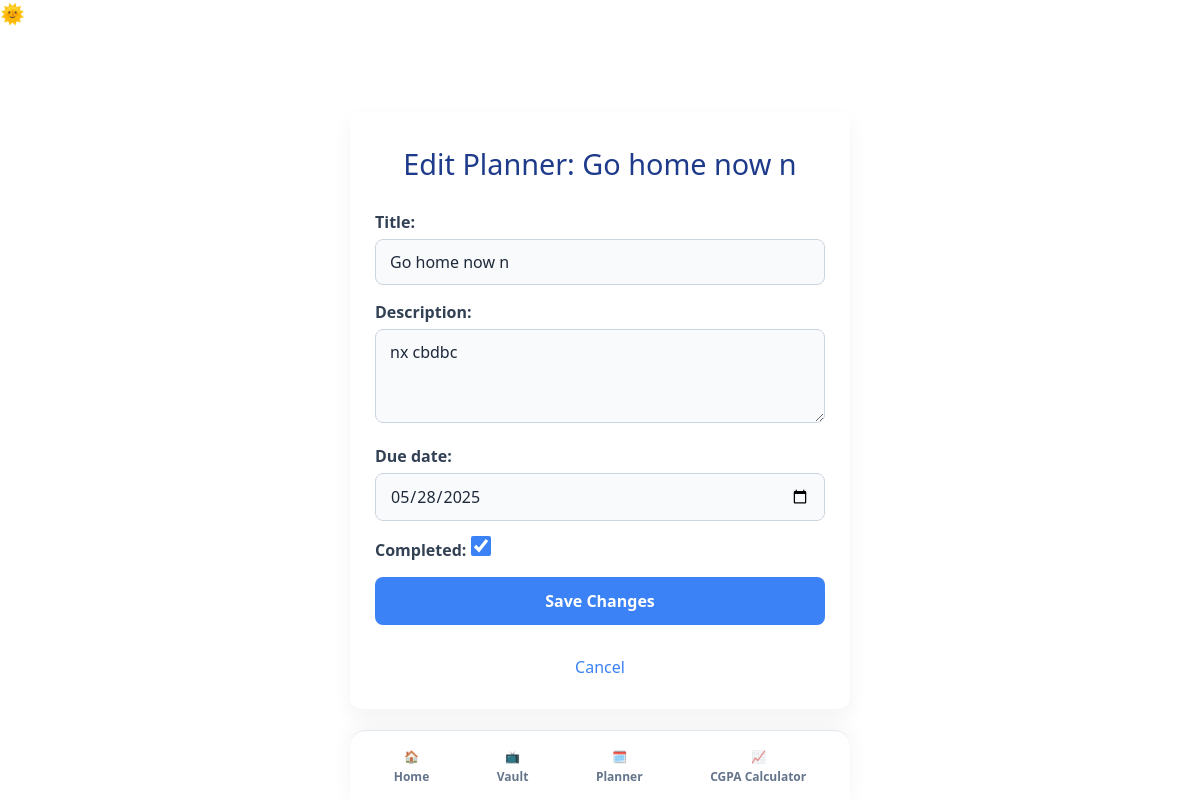
Screenshot of /planner/edit/9/ (signed in) with the database file from the repository.
### todo/models.py (models this page shows, shortened)
class Task(models.Model):
    user = models.ForeignKey(User, on_delete=models.CASCADE)
    title = models.CharField(max_length=255)
    description = models.TextField(blank=True)
    due_date = models.DateField()
    completed = models.BooleanField(default=False)
    created_at = models.DateTimeField(auto_now_add=True)

### todo/views.py (the view)
# urls.py: path('edit/<int:pk>/', views.edit_task, name='edit_task'),
@login_required
def edit_task(request, pk):
    task = Task.objects.get(id=pk, user=request.user)
    form = TaskForm(instance=task)
    if request.method == 'POST':
        form = TaskForm(request.POST, instance=task)
        if form.is_valid():
            form.save()
            return redirect('task_list')
    return render(request, 'todo/edit_task.html', {'form': form, 'task': task})

### todo/forms.py
class TaskForm(forms.ModelForm):
    class Meta:
        model = Task
        fields = ['title', 'description', 'due_date', 'completed']
        widgets = {
            'title': forms.TextInput(attrs={
                'class': 'input-field',
                'placeholder': 'Enter task title',
            }),
            'description': forms.Textarea(attrs={
                'class': 'input-field',
                'placeholder': 'Describe your task (optional)',
                'rows': 3,
            }),
            'due_date': forms.DateInput(attrs={
                'class': 'input-field',
                'type': 'date',
            }),
            'completed': forms.CheckboxInput(attrs={
                'class': 'checkbox-field',
            }),
        }

### todo/templates/todo/edit_task.html (shortened to what this page needs)
{% extends 'todo/base.html' %}
{% block content %}
<div class="edit-task-container">
  <h2>Edit Planner: {{ task.title }}</h2>
  <form method="POST">
    {{ form.as_p }}
    <button type="submit">Save Changes</button>
    <a href="{% url 'task_list' %}">Cancel</a>
  </form>
</div>
{% endblock %}

### todo/templates/todo/edit_task.html (style rules this page uses)
.input-field { width: 100%; padding: 12px 14px; margin-top: 5px; border: 2px solid #cbd5e1; border-radius: 10px; font-size: 1rem; background-color: #f9fafb; color: #1e293b; transition: border-color 0.3s ease, box-shadow 0.3s ease; }
.checkbox-field { width: 20px; height: 20px; accent-color: #3b82f6; cursor: pointer; }
textarea.input-field { resize: vertical; }
.edit-task-container { max-width: 500px; margin: 60px auto; padding: 30px 25px; background-color: #ffffff; border-radius: 12px; box-shadow: 0 8px 20px rgba(0, 0, 0, 0.05); font-family: 'Segoe UI', Tahoma, Geneva, Verdana, sans-serif; color: #1e3a5f; }
.edit-task-container h2 { text-align: center; margin-bottom: 25px; font-size: 1.8rem; color: #1e3a8a; }
.edit-task-container form { display: flex; flex-direction: column; gap: 15px; }
.edit-task-container form label { font-weight: 600; margin-bottom: 5px; color: #334155; }
.edit-task-container form input[type="text"], .edit-task-container form input[type="date"], .edit-task-container form select, .edit-task-container form textarea { padding: 10px 14px; border: 1.8px solid #cbd5e1; border-radius: 8px; font-size: 1rem; transition: border 0.3s ease; }
.edit-task-container button[type="submit"] { background-color: #3b82f6; color: white; font-weight: 600; padding: 12px; font-size: 1rem; border: none; border-radius: 8px; cursor: pointer; transition: background-color 0.3s ease; }
.edit-task-container a { text-align: center; margin-top: 15px; display: block; color: #3b82f6; text-decoration: none; font-weight: 500; }

### rows the page displays
Task: title "Go home now n", description "nx cbdbc", due_date "05/28/2025", completed "☑"
